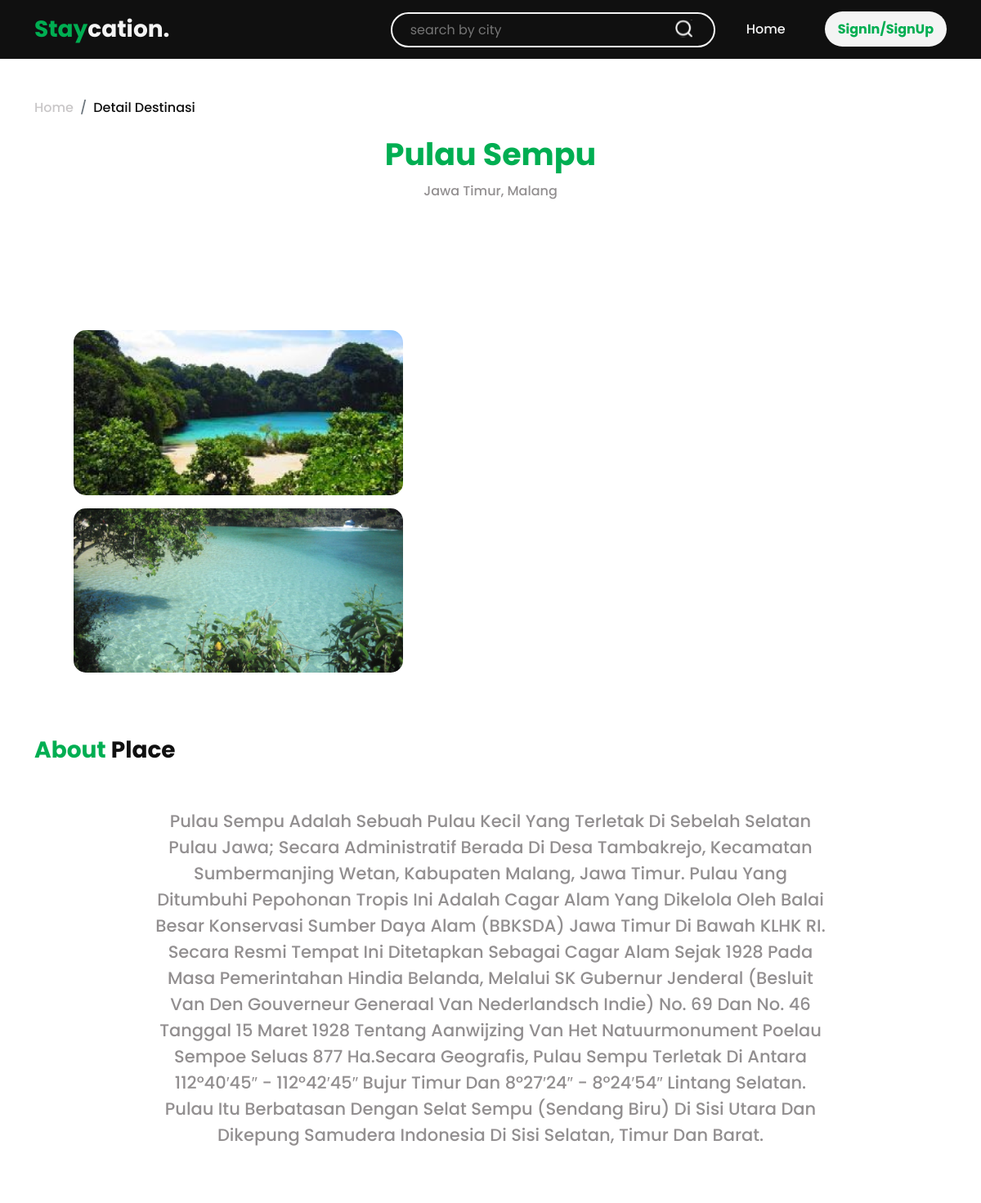
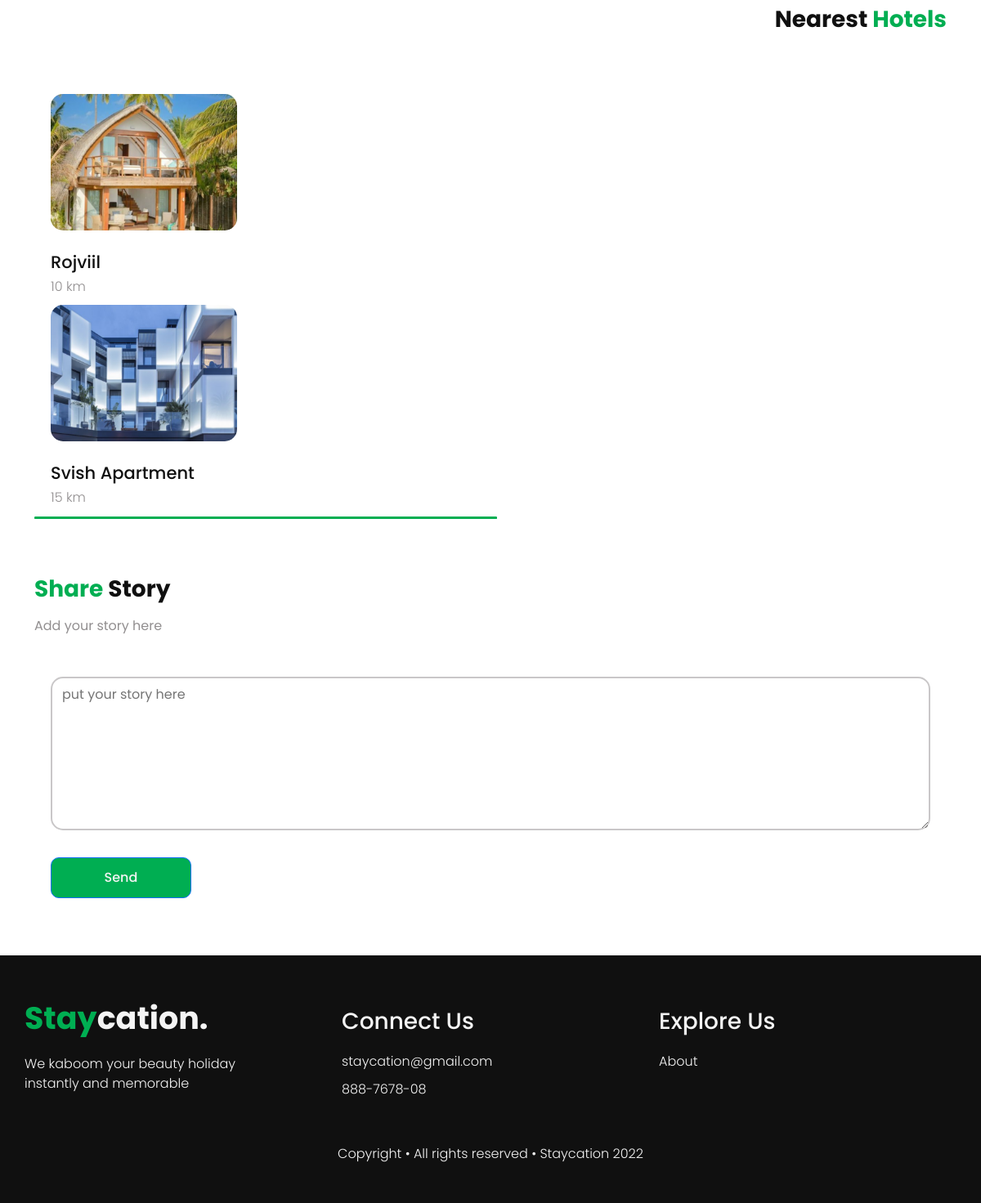
The app's page /index.php?include=detail-destinasi&data=5 with its own data (2 pictures, top to bottom).
### tables this page shows
CREATE TABLE `wisata` (
  `id_wisata` int(11) NOT NULL,
  `wisata` varchar(100) DEFAULT NULL,
  `provinsi` varchar(50) DEFAULT NULL,
  `kota` varchar(50) DEFAULT NULL,
  `rating_wisata` decimal(11,1) DEFAULT NULL,
  `deskripsi_wisata` text DEFAULT NULL,
  `gambar_wisata1` varchar(100) DEFAULT NULL,
  `gambar_wisata2` varchar(100) DEFAULT NULL,
  `gambar_wisata3` varchar(100) DEFAULT NULL
);

CREATE TABLE `hotel` (
  `id_hotel` int(11) NOT NULL,
  `id_user` int(11) NOT NULL,
  `id_wisata` int(11) NOT NULL,
  `hotel` varchar(100) DEFAULT NULL,
  `bintang_hotel` decimal(11,0) DEFAULT NULL,
  `jarak` int(11) DEFAULT NULL,
  `fasilitas` text DEFAULT NULL,
  `deskripsi_hotel` text DEFAULT NULL,
  `email_hotel` varchar(50) DEFAULT NULL,
  `kontak_hotel` varchar(50) DEFAULT NULL,
  `gambar_hotel` varchar(100) DEFAULT NULL,
  `gambar_interior1` varchar(100) DEFAULT NULL,
  `gambar_interior2` varchar(100) DEFAULT NULL,
  `gambar_interior3` varchar(100) DEFAULT NULL,
  `gambar_interior4` varchar(100) DEFAULT NULL
);

### src/include/detail_destinasi.php (the view, shortened to what this page needs)
<?php
if(isset($_GET['data'])){
    $id_wisata = $_GET['data'];
    $sql_dw = "select `wisata`, `provinsi`, `kota`, `rating_wisata`, `deskripsi_wisata`, `gambar_wisata1`, `gambar_wisata2`, `gambar_wisata3` from `wisata` where `id_wisata`='$id_wisata'";
    $query_dw = mysqli_query($koneksi, $sql_dw);
    while($data_dw = mysqli_fetch_row($query_dw)){
        $wisata = $data_dw[0];
        $provinsi = $data_dw[1];
        $kota = $data_dw[2];
        $deskripsi_wisata = $data_dw[4];
        $gambar_wisata2 = $data_dw[6];
        $gambar_wisata3 = $data_dw[7];
    }
}
?>
<link rel="stylesheet" href="assets/css/detail_destinasi.css" type="text/css">
    <nav aria-label="breadcrumb" id="breadcrumb">
        <div class="container">
            <ol class="breadcrumb">
                <li class="breadcrumb-item"><a href="index.php?include=home">Home</a></li>
                <li class="breadcrumb-item active-item" aria-current="page">Detail Destinasi</li>
            </ol>
        </div>
    </nav>
    <section id="hero">
        <div class="container">
            <div class="title text-center">
                <h1><?php echo $wisata;?></h1>
                <p><span><?php echo $provinsi;?></span>, <span><?php echo $kota;?></span></p>
            </div>
            <div class="row h-100" >
                <div class="col-12 col-md-6 col-lg-6 col-sm-12 m-md-4 m-lg-4">
                    <div class="image-big px-lg-4 px-md-4">
                    </div>
                </div>
                <div class="col-12 col-md-5 col-lg-5 col-sm-12 m-lg-4 m-md-4">
                    <div class="image-sm px-lg-4 px-md-4 d-flex flex-column">
                        <img src="assets/img/<?php echo $gambar_wisata2;?>" alt="">
                        <img class="mt-md-3 mt-lg-3" src="assets/img/<?php echo $gambar_wisata3;?>" alt="">
                    </div>
                </div>
            </div>
        </div>
    </section>
    <section id="destination-desc">
        <div class="container">
            <h1>About <span class="sub-title">Place</span></h1>
            <div class="detail-desc mx-auto">
                <p style="text-transform: capitalize;"><?php echo $deskripsi_wisata;?></p>
            </div>
        </div>
    </section>
    <section id="nearest-hotels">
        <div class="container">
            <h1>Nearest <span class="sub-title">Hotels</span></h1>
            <div class="row">
                <div class="col-12 m-auto">
                    <div class="owl-carousel owl-des owl-theme">
                        <?php
                            $id_wisata = $_GET['data'];
                            $sql_h = "SELECT `id_hotel`, `hotel`, `jarak`, `gambar_hotel` FROM `hotel` WHERE `id_wisata` = '$id_wisata' ORDER BY `jarak` ASC";
                            $query_h = mysqli_query($koneksi, $sql_h);
                            while($data_h = mysqli_fetch_row($query_h)){
                                $hotel = $data_h[1];
                                $jarak = $data_h[2];
                                $gambar_hotel = $data_h[3];
                        ?>
                        <div class="item">
                            <div class="card">
                                <div class="flip">
                                    <div class="card-front">
                                    <img src="assets/img/<?php echo $gambar_hotel; ?>" alt="" class="card-img-top">
                                    </div>
                                </div>
                                <div class="card-title">
                                    <h4><?php echo $hotel; ?></h4>
                                    <p><?php echo $jarak; ?><span> km</span></p>
                                </div>
                            </div>
                        </div>
                        <?php } ?>
                    </div>
                </div>
            </div>
            </div>
    </section>
    <section id="add-story">
        <div class="container">
        <h1><span class="sub-title">Share </span> Story</h1>
        <p>Add your story here</p>
        <form action="index.php?include=konfirmasi-tambah-cerita-user" method="post" enctype="multipart/form">
            <textarea name="cerita" id="" cols="30" rows="10" placeholder="put your story here"></textarea>
            <button type="submit" class="btn btn-primary">Send</button>
        </form>
        </div>
    </section>

### src/assets/css/style.css (style rules this page uses)
html, body, div, span, applet, object, iframe, h1, h2, h3, h4, h5, h6, p, blockquote, pre, a, abbr, acronym, address, big, cite, code, del, dfn, em, img, ins, kbd, q, s, samp, small, strike, strong, sub, sup, tt, var, b, u, i, center, dl, dt, dd, ol, ul, li, fieldset, form, label, legend, table, caption, tbody, tfoot, thead, tr, th, td, article, aside, canvas, details, embed, figure, figcaption, footer, header, hgroup, menu, nav, output, ruby, section, summary, time, mark, audio, video { margin: 0; padding: 0; border: 0; font-size: 100%; font: inherit; vertical-align: baseline; }
article, aside, details, figcaption, figure, footer, header, hgroup, menu, nav, section { display: block; }
ol, ul { list-style: none; }
:root { --black : #101010; --black75 : #5C5759; --black50 : #928F90; --black25 : #C9C7C8; --black10 : #E9E9E9; --white : #F4F4F4; --green : #00AE52; }
* { z-index: 3; }
html { scroll-behavior: smooth; }

### src/assets/css/detail_destinasi.css (style rules this page uses)
#breadcrumb { padding-top: 10%; }
#breadcrumb .breadcrumb .breadcrumb-item { color: var(--black); font-weight: 500; font-size: 16px; line-height: 24px; }
#breadcrumb .breadcrumb .breadcrumb-item a { text-decoration: none; color: var(--black25); }
#hero .title h1 { font-weight: 700; font-size: 38px; line-height: 57px; margin-top: 10px; color: var(--green); text-transform: capitalize; }
#hero .title p { font-weight: 500; font-size: 16px; line-height: 24px; margin-top: 5px; color: var(--black50); margin-bottom: 70px; text-transform: capitalize; }
#hero .image-big img, #hero .image-sm img { border-radius: 15px; -webkit-border-radius: 15px; -moz-border-radius: 15px; -ms-border-radius: 15px; -o-border-radius: 15px; }
#destination-desc { margin-top: 50px; }
#destination-desc h1 { font-weight: 700; font-size: 28px; line-height: 42px; color: var(--green); }
#destination-desc h1 .sub-title { color: var(--black); }
#destination-desc .detail-desc { width: 75%; margin-top: 50px; }
#destination-desc .detail-desc p { font-weight: 500; font-size: 21px; line-height: 32px; color: var(--black50); text-align: center; margin-bottom: 15px; }
#nearest-hotels { margin-top: 70px; }
#nearest-hotels h1 { font-weight: 700; font-size: 28px; line-height: 42px; color: var(--black); text-align: right; margin-bottom: 70px; }
#nearest-hotels h1 .sub-title { color: var(--green); }
#nearest-hotels .item { margin: 0 20px; }
#nearest-hotels .card { border: none; }
#nearest-hotels .card .flip { position: relative; text-align: center; margin-bottom: 20px; }
#nearest-hotels .card .card-front { transform: rotateY(0); -webkit-transform: rotateY(0); -moz-transform: rotateY(0); -ms-transform: rotateY(0); -o-transform: rotateY(0); transition: all .8s cubic-bezier(0.175, 0.885, 0.32, 1.275); -webkit-transition: all .8s cubic-bezier(0.175, 0.885, 0.32, 1.275); -moz-transition: all .8s cubic-bezier(0.175, 0.885, 0.32, 1.275); -ms-transition: all .8s cubic-bezier(0.175, 0.885, 0.32, 1.275); -o-transition: all .8s cubic-bezier(0.175, 0.885, 0.32, 1.275); }
#nearest-hotels .card .card-front img { border-radius: 15px; -webkit-border-radius: 15px; -moz-border-radius: 15px; -ms-border-radius: 15px; -o-border-radius: 15px; }
#nearest-hotels .card .card-title h4 { font-weight: 500; font-size: 21px; line-height: 32px; color: var(--black); text-transform: capitalize; }
#nearest-hotels .card .card-title p { font-weight: 300; font-size: 16px; line-height: 170%; color: var(--black50); }
#add-story { margin-top: 70px; margin-bottom: 70px; }
#add-story h1 { font-weight: 700; font-size: 28px; line-height: 42px; color: var(--black); text-align: left; margin-bottom: 12px; }
#add-story h1 .sub-title { color: var(--green); }
#add-story form { padding: 0 20px; }
#add-story form textarea { width: 100%; border: 2px solid var(--black25); outline-color: var(--green); border-radius: 15px; -webkit-border-radius: 15px; -moz-border-radius: 15px; -ms-border-radius: 15px; -o-border-radius: 15px; padding: 12px; }
#add-story p { font-weight: 400; font-size: 16px; line-height: 24px; color: var(--black50); margin-bottom: 50px; }
#add-story .btn-primary { background-color: var(--green); margin-top: 30px; padding: 12px 6%; font-weight: 500; font-size: 16px; line-height: 24px; color: var(--white); border-radius: 10px; -webkit-border-radius: 10px; -moz-border-radius: 10px; -ms-border-radius: 10px; -o-border-radius: 10px; }

### records on screen
wisata: wisata "Pulau Sempu", provinsi "Jawa Timur", kota "Malang", gambar_wisata2 (picture), gambar_wisata3 (picture), deskripsi_wisata "Pulau Sempu Adalah Sebuah Pulau Kecil Yang Terletak Di Sebelah Selatan Pulau Jawa; Secara Administratif Berada Di Desa Tambakrejo, Kecamatan Sumbermanjing Wetan, Kabupaten Malang, Jawa Timur. Pulau Yang Ditumbuhi Pepohonan Tropis Ini Adalah Cagar Alam Yang Dikelola Oleh Balai Besar Konservasi Sumber Daya Alam (BBKSDA) Jawa Timur Di Bawah KLHK RI. Secara Resmi Tempat Ini Ditetapkan Sebagai Cagar Alam Sejak 1928 Pada Masa Pemerintahan Hindia Belanda, Melalui SK Gubernur Jenderal (Besluit Van Den Gouverneur Generaal Van Nederlandsch Indie) No. 69 Dan No. 46 Tanggal 15 Maret 1928 Tentang Aanwijzing Van Het Natuurmonument Poelau Sempoe Seluas 877 Ha.Secara Geografis, Pulau Sempu Terletak Di…"
hotel: gambar_hotel (picture), hotel "Rojviil", jarak "10"
hotel: gambar_hotel (picture), hotel "Svish Apartment", jarak "15"
